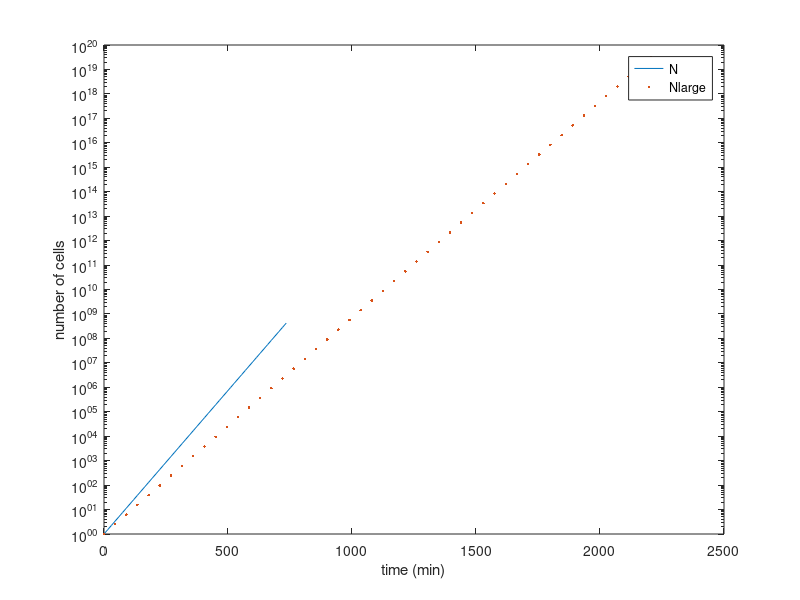

Recreate this plot in MATLAB.
% Define variables for simulation

% Initial condition
N0 = 1; %cell

% Growth rate
r = 1 / 30; %min^-1

% Time step
deltaT = 15; %min

% Compute the first time point manually
N1 = N0 + r * deltaT * N0;

% Initialize array for saving number of cells
N(1) = N0;
Nlarge(1) = N0;

% Use a for loop to update number of cells
for i=2:1:50
    N(i) = N(i-1) + r * deltaT * N(i-1);
    Nlarge(i) = Nlarge(i-1) + r * 45 * Nlarge(i-1);
end %for

% Define a time array
time = [0:49] * deltaT;
timelarge = [0:49] * 45;

semilogy(time, N)
hold on
semilogy(timelarge, Nlarge, '.')

ylabel('number of cells')
xlabel('time (min)')
legend('N', 'Nlarge')